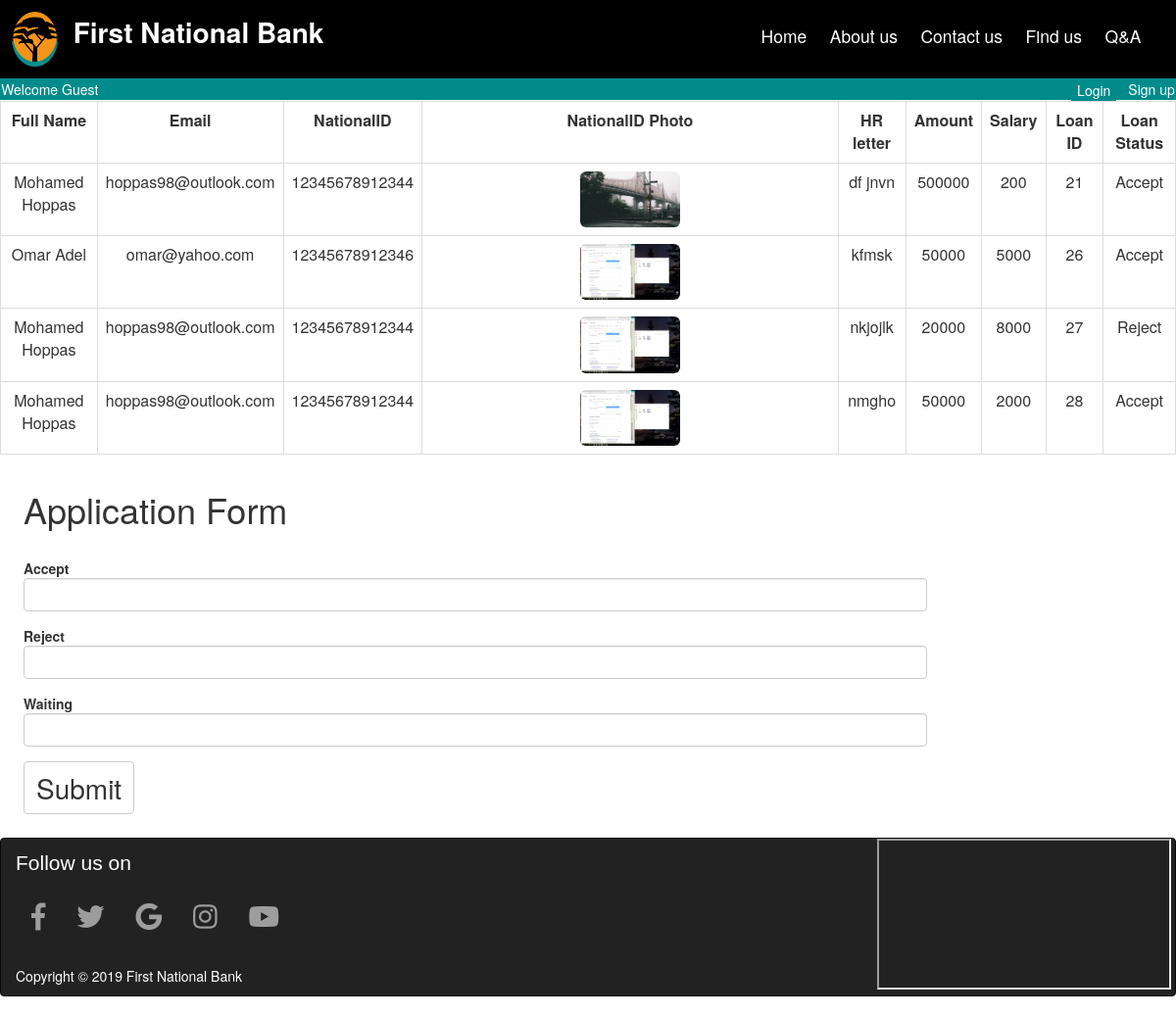
/displayLoan.php, run on an earlier commit of the app's database.
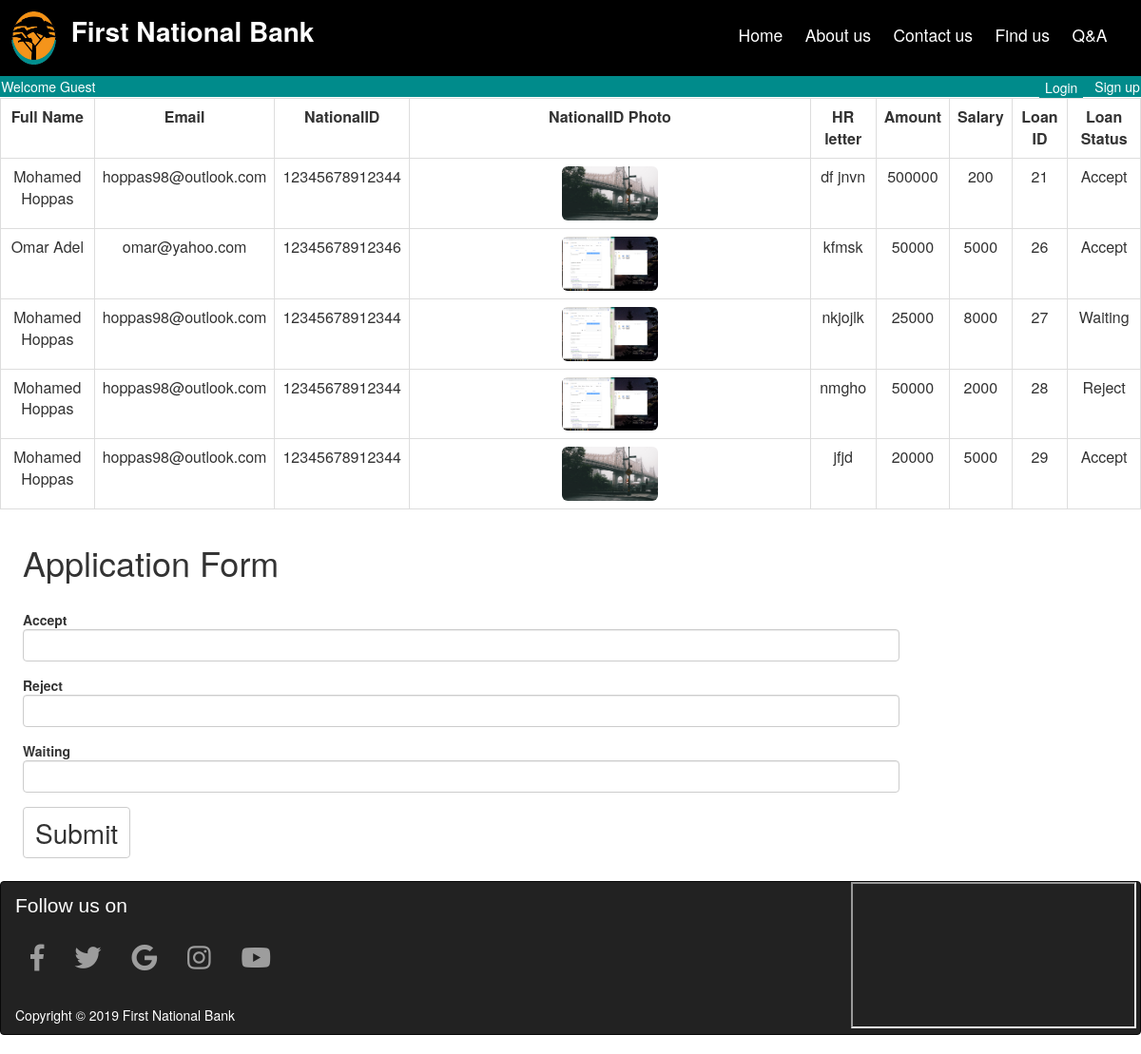
And on a later commit of the database.
### tables this page shows
CREATE TABLE `request_loan` (
  `FullName` varchar(50) NOT NULL,
  `Email` varchar(50) NOT NULL,
  `Mobile_Phone` varchar(11) NOT NULL,
  `National_ID` varchar(14) NOT NULL,
  `Address` varchar(100) NOT NULL,
  `Job` varchar(50) NOT NULL,
  `Loan_Status` varchar(50) NOT NULL,
  `Amount` varchar(6) NOT NULL,
  `Salary` varchar(7) NOT NULL,
  `HR_letter` text NOT NULL,
  `Request_Number` int(7) NOT NULL,
  `National_ID_Photo` varchar(200) NOT NULL
);

### displayLoan.php (the view, shortened to what this page needs)
<head>
<link rel="stylesheet" href="https://maxcdn.bootstrapcdn.com/bootstrap/3.4.1/css/bootstrap.min.css">
</head>
<?php
include "TopBar.php";
?>
<?php
include ("database.php");
$sql="SELECT * FROM request_loan";
$result=mysqli_query($conn,$sql);
if (mysqli_num_rows($result) > 0) {
	echo "<table class='table table-bordered table-hover'>";
	echo "<th>Full Name</th>"."<th>Email</th>"."<th>NationalID</th>"."<th>NationalID Photo</th>".
	"<th>HR letter</th>"."<th>Amount</th>"."<th>Salary</th>"."<th>Loan ID</th>"."<th>Loan Status</th>";
    while($row = mysqli_fetch_array($result)) {
    echo "<tr>".
	"<td>". $row["FullName"]."</td>".
	"<td>".$row["Email"]."</td>".
	"<td>".$row["National_ID"]."</td>".
	"<td><img class='img-rounded' src='NationalIDs/".$row["National_ID_Photo"]."'width=25%; heigth=25%;>"."</td>".
	"<td>".$row["HR_letter"]."</td>".
	"<td>". $row["Amount"]."</td>".
	"<td>". $row["Salary"]."</td>".
	"<td>".$row["Request_Number"]."</td>".
	"<td>".$row["Loan_Status"]."</td>";
    }
	echo "</table>";
	}
	else {
    echo "0 results";
	}
?>
<body>
<div class="form">
<h1>Application Form</h1>
<br>
<form method='post'>
<div class="form-group">
	<b>Accept</b>
	<input type='Number' name='Accept_tx' class="form-control">
</div>
<div class="form-group">
	<b>Reject</b>
	<input type='Number' name='Reject_tx'class="form-control">
</div>
<div class="form-group">
	<b>Waiting</b>
	<input type='Number' name='Waiting_tx'class="form-control">
</div>
	<input type='Submit' value='Submit' Name='Update' class="btn btn-default">
	</div>
</body>
<?php
include("BottomBar2.php");

### TopBar.php (shortened to what this page needs)
<head>
</head>
<div class="topnav">
<img src="Pictures&Videos/Untitled-1.png" width=4% height=7%>
<?php
if(!empty($_SESSION['FullName']) && $_SESSION["Status"]=="Client")
{
	echo "<b  id='header'>First National Bank</b>";
	echo"<a href='../project_org/Q&A.php'>Q&A</a>";
	echo"<a href='../project_org/findUs.php'>Find us</a>";
	echo"<a href='../project_org/contactUs.php'>Contact us</a>";
	echo"<a href='../project_org/aboutUs.php'>About us</a>";
	echo"<a href='../project_org/inbox.php'>Inbox</a>";
	echo"<a href='../project_org/announcement.php'>Announcement</a>";
	echo"<a href='../project_org/RequestLoan.php'>Request Loan</a>";
	echo"<a href='../project_org/loan_History.php'>Loan History</a>";
	echo"<a href='../project_org/Profile.php'>Profile</a>";
	echo"<a href='../project_org/homePage.php'>Home</a>";
}
else{
	echo "<b  id='header'>First National Bank</b>";
	echo"<a href='../project_org/Q&A.php'>Q&A</a>";
	echo"<a href='../project_org/findUs.php'>Find us</a>";
	echo"<a href='../project_org/contactUs.php'>Contact us</a>";
	echo"<a href='../project_org/aboutUs.php'>About us</a>";
	echo"<a href='../project_org/homePage.php'>Home</a>";
}
?>
</div>
<div class="topnav2">
<?php
if(!empty($_SESSION['FullName'])){
	echo "Signed as ".$_SESSION['FullName'];
	if($_SESSION["Status"]=="Client"){
	echo"<a href='../project_org/deleteAccount.php'>Delete Account</a>";
	}
	echo"<a href='../project_org/signOut.php'>Sign out</a>";
}
else{
	echo "Welcome Guest";
	echo"<a href='../project_org/signUp.php'>Sign up</a>";
	echo"<input type='button' value='Login' style='background-color:008b8b; cursor:pointer; border:none; color:white; float:right;' id='Login_Button' >";
}
?>
</div>

### BottomBar2.php (shortened to what this page needs)
<!DOCTYPE html>
<html>
<head>
    <link rel="stylesheet" href="https://use.fontawesome.com/releases/v5.4.1/css/all.css">
  <link rel="stylesheet" href="https://maxcdn.bootstrapcdn.com/bootstrap/3.4.1/css/bootstrap.min.css">
</head>
<nav class="navbar navbar-inverse">
	  <div class="container-fluid">
<ul class="nav navbar-nav navbar-right">
	<li style=" margin-right: 500%;"><iframe   width=7500%
	src="https://maps.google.com/maps?q=3%2C%20First%20Place%2C%20Kerk%20%26%2C%20Simmonds%20St%2C%20Bank%20City%2C%20Johannesburg%2C%202000%2C%20South%20Africa&t=&z=13&ie=UTF8&iwloc=&output=embed"></iframe><li>
	</ul>
<p id="follow">Follow us on</p>
    <ul class="nav navbar-nav navbar-left">
      <li><a class="btn" href="https://www.facebook.com/FNBLebanon/">
        <i class="fab fa-facebook-f"></i>
      </a></li>
	  <li><a class="btn" href="https://twitter.com/FNBSA">
        <i class="fab fa-twitter"></i>
      </a></li>
	  <li><a class="btn" href="https://www.google.com/search?source=hp&ei=kO3aXbewOb-ZjLsPkvy4gAI&q=first+national+bank&oq=first+nationa&gs_l=psy-ab.1.0.0l10.180.2260..3363...0.0..0.286.1967.0j12j1......0....1..gws-wiz.......0i131.Wx5i9Mz3D4Q">
        <i class="fab fa-google"></i>
      </a></li>
	  <li><a class="btn" href="https://www.instagram.com/firstnationalbankgh/">
        <i class="fab fa-instagram"></i>
      </a></li>
	  <li><a class="btn" href="https://www.youtube.com/channel/UChGB20m_27SBsFMNubDQLTA">
        <i class="fab fa-youtube"></i>
      </a></li>
	</ul>
	<br><br>
	<br><br>
	<p style= " color: white;">Copyright &copy 2019 First National Bank</p>
	</div>
	</nav>
</html>

### TopBar.php (style rules this page uses)
h1 { margin-top:1%; margin-left: }
.topnav { background-color:black; color:white; padding: 1%; }
.topnav a { text-decoration:none; float:right; color:white; font-size: 125%; margin-right:2%; margin-top:1%; }
.topnav2 { background-color:008b8b; padding: 0.1% 0.1%; color:white; }
.topnav2 a { color:white; text-decoration:none; font-size:100%; margin-left:1%; float:right; }
#header { font-size:200%; color:white; margin-left:1%; }

### displayLoan.php (style rules this page uses)
th { text-align:center; }
td { text-align:center; }
.form { margin:2%; margin-top:3%; }
.form-group { width:80%; }

### BottomBar2.php (style rules this page uses)
th { text-align:center; }
#follow { margin-top: 10; font-family:'Lucida Sans Unicode','Lucida Grande',sans-serif; font-size:150%; color: white; }
.btn { font-size:200%; }

What changed in the data, as far as the page shows it:
changed request_loan "nkjojlk": Amount "20000" → "25000"; Loan_Status "Reject" → "Waiting"
changed request_loan "nmgho": Loan_Status "Accept" → "Reject"
added request_loan: FullName "Mohamed Hoppas", Email "hoppas98@outlook.com", National_ID "12345678912344", National_ID_Photo (picture), HR_letter "jfjd", Amount "20000", Salary "5000", Request_Number "29", Loan_Status "Accept"
